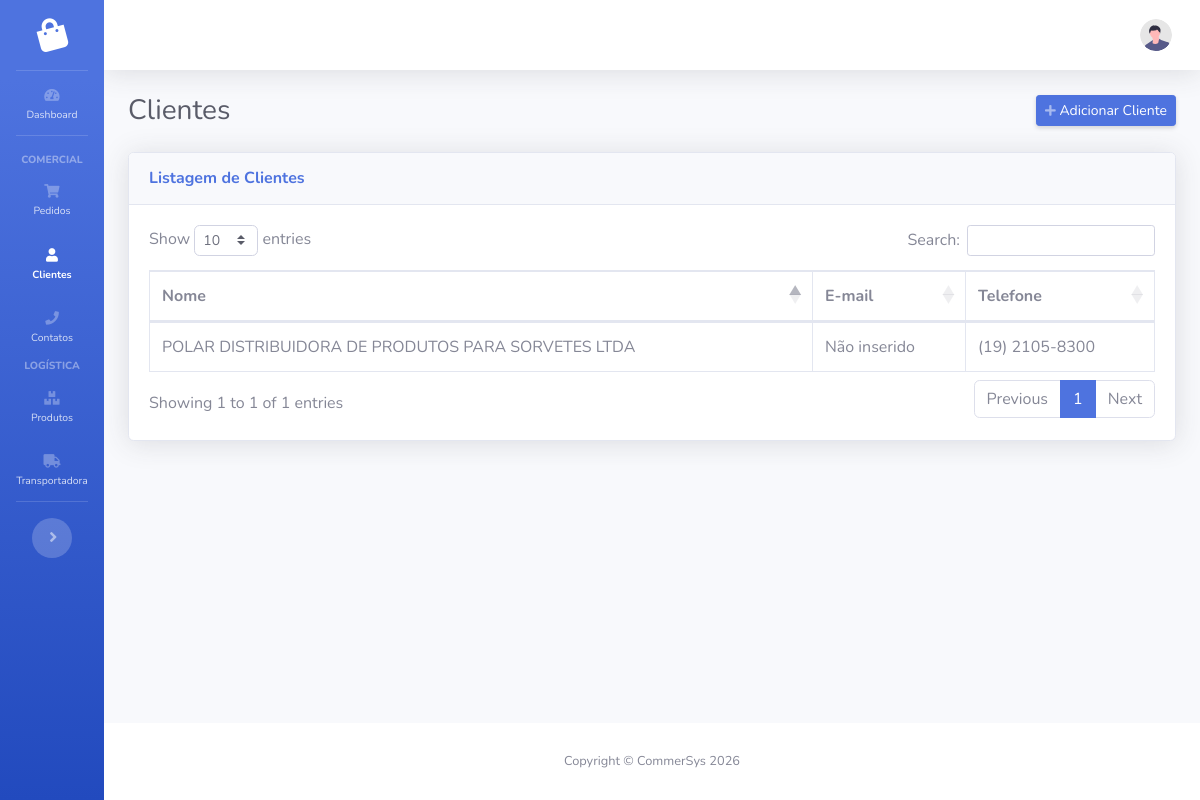
Screenshot of /comercial/clientes/ with the database file from the repository.
### comercial/models.py (models this page shows, shortened)
class Cliente(models.Model):
    INDICADOR_IE_CHOICES = [
        (1, "Contribuinte ICMS"),
        (2, "Contribuinte Isento"),
        (3, "Não Contribuinte"),
    ]
    cpf_cnpj = models.CharField(max_length=20, unique=True, blank=True, null=True)
    nome_razao_social = models.CharField(max_length=150)
    inscricao_estadual = models.CharField(max_length=50, blank=True, null=True)
    indicador_ie = models.IntegerField(choices=INDICADOR_IE_CHOICES, default=9)
    email = models.EmailField(max_length=100, blank=True, null=True)
    telefone = models.CharField(max_length=20, blank=True, null=True)
    cep = models.CharField(max_length=15, blank=True, null=True)
    uf = models.CharField(max_length=2, blank=True, null=True)
    municipio = models.CharField(max_length=100, blank=True, null=True)
    codigo_municipio = models.IntegerField(blank=True, null=True)
    bairro = models.CharField(max_length=100, blank=True, null=True)
    logradouro = models.CharField(max_length=100, blank=True, null=True)
    numero = models.CharField(max_length=10, blank=True, null=True)
    complemento = models.CharField(max_length=100, blank=True, null=True)
    created_at = models.DateTimeField(auto_now_add=True)
    updated_at = models.DateTimeField(auto_now=True)

### comercial/views.py (the view)
# urls.py: path('clientes/', views.ClienteListView.as_view(), name='clientes'),
class ClienteListView(ListView):
    model = Cliente
    template_name = "comercial/cliente_list.html"
    context_object_name = "clientes"

### comercial/templates/comercial/cliente_list.html (shortened to what this page needs)
{% extends 'base.html' %}
{% load static %}
{% load humanize %}
{% block extra_css %}
    <link href="https://cdn.datatables.net/1.10.25/css/dataTables.bootstrap4.min.css"
          rel="stylesheet" />
{% endblock extra_css %}
{% block content %}
    <div class="d-flex align-items-center justify-content-between mb-4">
        <h1 class="h3 mb-0 text-gray-800">Clientes</h1>
        <a href="{% url 'comercial:cliente_create' %}"
           class="d-sm-inline-block btn btn-sm btn-primary shadow-sm">
            <i class="fas fa-plus fa-sm text-white-50"></i>
            <span class="d-none d-sm-inline">Adicionar Cliente</span>
        </a>
    </div>
    <div class="card shadow mb-4">
        <div class="card-header py-3">
            <h6 class="m-0 font-weight-bold text-primary">Listagem de Clientes</h6>
        </div>
        <div class="card-body">
            <div class="table-responsive">
                <table class="table table-bordered table-hover"
                       id="dataTable"
                       width="100%"
                       cellspacing="0">
                    <thead>
                        <tr>
                            <th>Nome</th>
                            <th>E-mail</th>
                            <th>Telefone</th>
                        </tr>
                    </thead>
                    <tbody>
                        {% for cliente in clientes %}
                            <tr data-bs-detail="{% url 'comercial:cliente_detail' cliente.id %}"
                                style="cursor: pointer">
                                <td>{{ cliente.nome_razao_social|default_if_none:'Não inserido' }}</td>
                                <td>{{ cliente.email|default_if_none:'Não inserido' }}</td>
                                <td>{{ cliente.telefone|default_if_none:'Não inserido' }}</td>
                            </tr>
                        {% endfor %}
                    </tbody>
                </table>
            </div>
        </div>
    </div>
{% endblock content %}

### rows the page displays
Cliente: nome_razao_social "POLAR DISTRIBUIDORA DE PRODUTOS PARA SORVETES LTDA", email "Não inserido", telefone "(19) 2105-8300"
